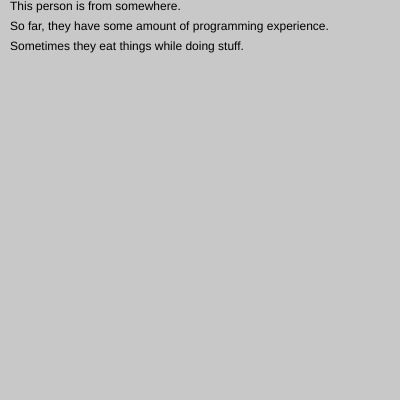
Frame 1 (no input)
Frame 60 (no input): identical to frame 1, image omitted
Frame 120 (the mouse pressed at the canvas centre since frame 60): identical to frame 1, image omitted

The p5.js sketch that drew this single still picture (run headless with seeded random() and noise() and a simulated clock; from frame 60 on, the mouse is pressed at the canvas centre):

// p5.js sketch
// ── sketch.js
// GET HELP
// Ask any question about the code below. Be sure to tell me what line number to look at
// #4 Ask me a question here

// QUESTIONS
// Q1: Based on the Success Metrics, what score would you currently give yourself in "Programming Experience and Desire", and why? (link to Success Metrics is at the top of the instructions)
// #3 Your answer here


var firstName;
var cityName;
var experience;
var hobby;
var food;

function setup () {
  createCanvas(400, 400);

  // #2 Update the values and uncomment the lines
  // firstName = "unknown";
  // cityName = "unknown";
  // experience = "unknown";
  // hobby = "unknown";
  // food = "unknown";
}

function draw () {
  background(200);
  text(introText(), 10, 10);
  text(experienceText(), 10, 30);
  text(funText(), 10, 50);
}

function introText() {
  return (firstName || "This person") + " is from " + (cityName || "somewhere") + ".";
}

function experienceText() {
  return "So far, they have " + (experience || "some amount of") + " programming experience."
}

function funText() {
  return "Sometimes they eat " + (food || "things") + " while " + (hobby || "doing stuff") + ".";
}

// ── helpers.js
// Do not modify this file
function helperBackground() {
  background(250);
  line(width/2, 0, width/2, height);
  fill(0);
  text("Creature 1", 30, 30);
  text("Creature 2", width/2 + 30, 30);
}
